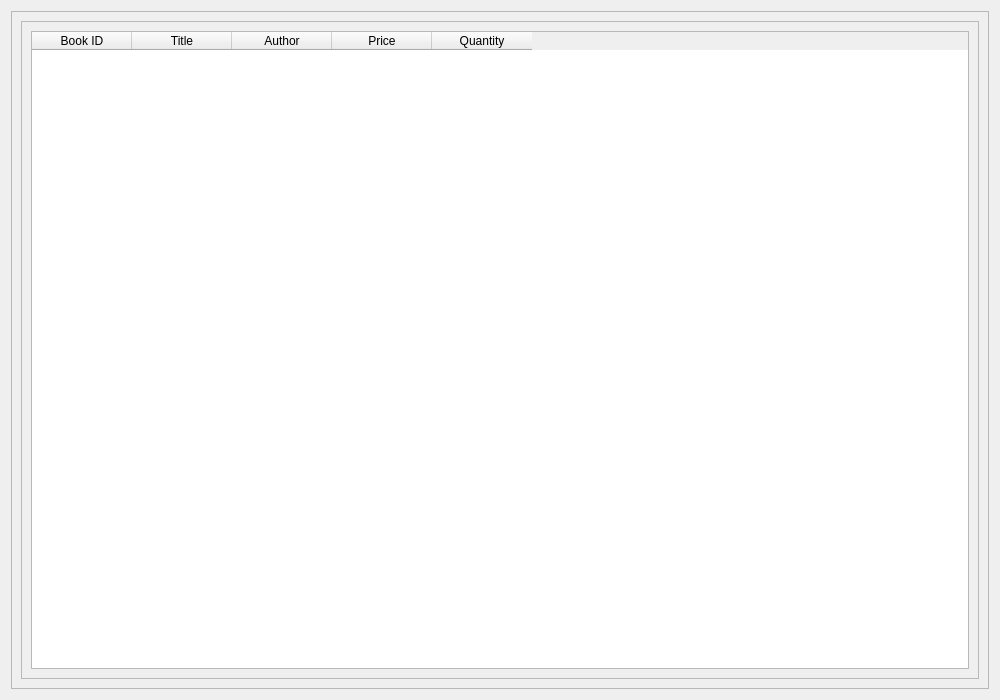
<?xml version="1.0" encoding="UTF-8"?>
<ui version="4.0">
 <class>StockDialog</class>
 <widget class="QDialog" name="StockDialog">
  <property name="geometry">
   <rect>
    <x>0</x>
    <y>0</y>
    <width>1000</width>
    <height>700</height>
   </rect>
  </property>
  <property name="sizePolicy">
   <sizepolicy hsizetype="Preferred" vsizetype="Preferred">
    <horstretch>0</horstretch>
    <verstretch>0</verstretch>
   </sizepolicy>
  </property>
  <property name="minimumSize">
   <size>
    <width>1000</width>
    <height>700</height>
   </size>
  </property>
  <property name="windowTitle">
   <string>StockDialog</string>
  </property>
  <layout class="QGridLayout" name="gridLayout">
   <item row="0" column="0">
    <widget class="QFrame" name="back_frame">
     <property name="sizePolicy">
      <sizepolicy hsizetype="Preferred" vsizetype="Preferred">
       <horstretch>0</horstretch>
       <verstretch>0</verstretch>
      </sizepolicy>
     </property>
     <property name="frameShape">
      <enum>QFrame::StyledPanel</enum>
     </property>
     <property name="frameShadow">
      <enum>QFrame::Raised</enum>
     </property>
     <layout class="QGridLayout" name="gridLayout_3">
      <item row="0" column="0">
       <widget class="QFrame" name="table_frame">
        <property name="sizePolicy">
         <sizepolicy hsizetype="Expanding" vsizetype="Expanding">
          <horstretch>0</horstretch>
          <verstretch>0</verstretch>
         </sizepolicy>
        </property>
        <property name="frameShape">
         <enum>QFrame::StyledPanel</enum>
        </property>
        <property name="frameShadow">
         <enum>QFrame::Raised</enum>
        </property>
        <layout class="QGridLayout" name="gridLayout_2">
         <item row="0" column="0">
          <widget class="QTableWidget" name="stock_table">
           <property name="layoutDirection">
            <enum>Qt::LeftToRight</enum>
           </property>
           <property name="autoFillBackground">
            <bool>false</bool>
           </property>
           <property name="sizeAdjustPolicy">
            <enum>QAbstractScrollArea::AdjustToContents</enum>
           </property>
           <property name="autoScrollMargin">
            <number>18</number>
           </property>
           <property name="textElideMode">
            <enum>Qt::ElideMiddle</enum>
           </property>
           <property name="showGrid">
            <bool>true</bool>
           </property>
           <property name="gridStyle">
            <enum>Qt::SolidLine</enum>
           </property>
           <property name="wordWrap">
            <bool>false</bool>
           </property>
           <property name="rowCount">
            <number>0</number>
           </property>
           <property name="columnCount">
            <number>5</number>
           </property>
           <attribute name="horizontalHeaderVisible">
            <bool>true</bool>
           </attribute>
           <attribute name="horizontalHeaderCascadingSectionResizes">
            <bool>false</bool>
           </attribute>
           <attribute name="verticalHeaderMinimumSectionSize">
            <number>17</number>
           </attribute>
           <column>
            <property name="text">
             <string>Book ID</string>
            </property>
           </column>
           <column>
            <property name="text">
             <string>Title</string>
            </property>
           </column>
           <column>
            <property name="text">
             <string>Author</string>
            </property>
           </column>
           <column>
            <property name="text">
             <string>Price</string>
            </property>
           </column>
           <column>
            <property name="text">
             <string>Quantity</string>
            </property>
           </column>
          </widget>
         </item>
        </layout>
       </widget>
      </item>
     </layout>
    </widget>
   </item>
  </layout>
 </widget>
 <resources/>
 <connections/>
</ui>
